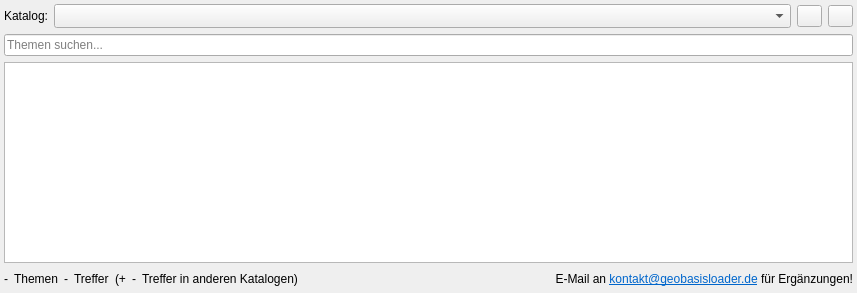
<?xml version="1.0" encoding="UTF-8"?>
<ui version="4.0">
 <class>catalog_tab</class>
 <widget class="QWidget" name="catalog_tab">
  <property name="geometry">
   <rect>
    <x>0</x>
    <y>0</y>
    <width>857</width>
    <height>293</height>
   </rect>
  </property>
  <property name="windowTitle">
   <string>Form</string>
  </property>
  <layout class="QVBoxLayout" name="verticalLayout">
   <property name="leftMargin">
    <number>4</number>
   </property>
   <property name="topMargin">
    <number>4</number>
   </property>
   <property name="rightMargin">
    <number>4</number>
   </property>
   <property name="bottomMargin">
    <number>4</number>
   </property>
   <item>
    <widget class="QWidget" name="widget" native="true">
     <property name="sizePolicy">
      <sizepolicy hsizetype="Expanding" vsizetype="Minimum">
       <horstretch>0</horstretch>
       <verstretch>0</verstretch>
      </sizepolicy>
     </property>
     <layout class="QHBoxLayout" name="horizontalLayout">
      <property name="sizeConstraint">
       <enum>QLayout::SetDefaultConstraint</enum>
      </property>
      <property name="leftMargin">
       <number>0</number>
      </property>
      <property name="topMargin">
       <number>0</number>
      </property>
      <property name="rightMargin">
       <number>0</number>
      </property>
      <property name="bottomMargin">
       <number>0</number>
      </property>
      <item>
       <widget class="QLabel" name="label">
        <property name="sizePolicy">
         <sizepolicy hsizetype="Minimum" vsizetype="Minimum">
          <horstretch>0</horstretch>
          <verstretch>0</verstretch>
         </sizepolicy>
        </property>
        <property name="text">
         <string>Katalog:</string>
        </property>
       </widget>
      </item>
      <item>
       <widget class="QComboBox" name="catalog_selection_combo_box">
        <property name="sizePolicy">
         <sizepolicy hsizetype="Expanding" vsizetype="Fixed">
          <horstretch>0</horstretch>
          <verstretch>0</verstretch>
         </sizepolicy>
        </property>
        <property name="toolTip">
         <string>Katalog wechseln</string>
        </property>
        <property name="sizeAdjustPolicy">
         <enum>QComboBox::AdjustToMinimumContentsLengthWithIcon</enum>
        </property>
       </widget>
      </item>
      <item>
       <widget class="QPushButton" name="catalog_refresh_button">
        <property name="sizePolicy">
         <sizepolicy hsizetype="Fixed" vsizetype="Fixed">
          <horstretch>0</horstretch>
          <verstretch>0</verstretch>
         </sizepolicy>
        </property>
        <property name="maximumSize">
         <size>
          <width>25</width>
          <height>16777215</height>
         </size>
        </property>
        <property name="toolTip">
         <string>Kataloge neu laden</string>
        </property>
        <property name="text">
         <string/>
        </property>
        <property name="iconSize">
         <size>
          <width>18</width>
          <height>18</height>
         </size>
        </property>
       </widget>
      </item>
      <item>
       <widget class="QPushButton" name="display_settings_button">
        <property name="sizePolicy">
         <sizepolicy hsizetype="Fixed" vsizetype="Fixed">
          <horstretch>0</horstretch>
          <verstretch>0</verstretch>
         </sizepolicy>
        </property>
        <property name="maximumSize">
         <size>
          <width>25</width>
          <height>16777215</height>
         </size>
        </property>
        <property name="toolTip">
         <string>Anzeigeoptionen</string>
        </property>
        <property name="text">
         <string/>
        </property>
        <property name="iconSize">
         <size>
          <width>18</width>
          <height>18</height>
         </size>
        </property>
       </widget>
      </item>
     </layout>
    </widget>
   </item>
   <item>
    <widget class="QgsFilterLineEdit" name="topic_search_line_edit">
     <property name="contextMenuPolicy">
      <enum>Qt::ActionsContextMenu</enum>
     </property>
     <property name="toolTip">
      <string>&lt;html&gt;&lt;head/&gt;&lt;body&gt;&lt;p&gt;Eingabe zum Filtern (mind. 2 Zeichen).&lt;/p&gt;&lt;p&gt;Begriffe mit Leerzeichen trennen (UND-Verknüpfung).&lt;/p&gt;&lt;p&gt;Durchsucht Namen und Stichworte&lt;/p&gt;&lt;/body&gt;&lt;/html&gt;</string>
     </property>
     <property name="placeholderText">
      <string>Themen suchen...</string>
     </property>
     <property name="showClearButton">
      <bool>true</bool>
     </property>
     <property name="showSearchIcon">
      <bool>true</bool>
     </property>
     <property name="showSpinner">
      <bool>false</bool>
     </property>
     <property name="qgisRelation" stdset="0">
      <string notr="true"/>
     </property>
    </widget>
   </item>
   <item>
    <widget class="QTreeWidget" name="catalog_tree_widget">
     <property name="contextMenuPolicy">
      <enum>Qt::CustomContextMenu</enum>
     </property>
     <property name="frameShape">
      <enum>QFrame::StyledPanel</enum>
     </property>
     <property name="editTriggers">
      <set>QAbstractItemView::NoEditTriggers</set>
     </property>
     <property name="alternatingRowColors">
      <bool>true</bool>
     </property>
     <property name="selectionMode">
      <enum>QAbstractItemView::SingleSelection</enum>
     </property>
     <property name="selectionBehavior">
      <enum>QAbstractItemView::SelectRows</enum>
     </property>
     <property name="animated">
      <bool>true</bool>
     </property>
     <property name="expandsOnDoubleClick">
      <bool>false</bool>
     </property>
     <attribute name="headerVisible">
      <bool>false</bool>
     </attribute>
     <column>
      <property name="text">
       <string notr="true">1</string>
      </property>
     </column>
    </widget>
   </item>
   <item>
    <widget class="QWidget" name="hint_line" native="true">
     <property name="sizePolicy">
      <sizepolicy hsizetype="Expanding" vsizetype="Preferred">
       <horstretch>0</horstretch>
       <verstretch>0</verstretch>
      </sizepolicy>
     </property>
     <layout class="QHBoxLayout" name="horizontalLayout_2" stretch="0,0,1">
      <property name="sizeConstraint">
       <enum>QLayout::SetNoConstraint</enum>
      </property>
      <property name="leftMargin">
       <number>0</number>
      </property>
      <property name="topMargin">
       <number>0</number>
      </property>
      <property name="rightMargin">
       <number>0</number>
      </property>
      <property name="bottomMargin">
       <number>0</number>
      </property>
      <item>
       <widget class="QWidget" name="widget_2" native="true">
        <property name="sizePolicy">
         <sizepolicy hsizetype="Fixed" vsizetype="Preferred">
          <horstretch>0</horstretch>
          <verstretch>0</verstretch>
         </sizepolicy>
        </property>
        <layout class="QHBoxLayout" name="horizontalLayout_3">
         <property name="leftMargin">
          <number>0</number>
         </property>
         <property name="topMargin">
          <number>0</number>
         </property>
         <property name="rightMargin">
          <number>0</number>
         </property>
         <property name="bottomMargin">
          <number>0</number>
         </property>
         <item>
          <widget class="QWidget" name="topic_count_widget" native="true">
           <property name="enabled">
            <bool>true</bool>
           </property>
           <layout class="QHBoxLayout" name="horizontalLayout_4">
            <property name="leftMargin">
             <number>0</number>
            </property>
            <property name="topMargin">
             <number>0</number>
            </property>
            <property name="rightMargin">
             <number>0</number>
            </property>
            <property name="bottomMargin">
             <number>0</number>
            </property>
            <item>
             <widget class="QLabel" name="topic_count_label">
              <property name="sizePolicy">
               <sizepolicy hsizetype="Fixed" vsizetype="Preferred">
                <horstretch>0</horstretch>
                <verstretch>0</verstretch>
               </sizepolicy>
              </property>
              <property name="text">
               <string>-</string>
              </property>
             </widget>
            </item>
            <item>
             <widget class="QLabel" name="label_3">
              <property name="text">
               <string>Themen</string>
              </property>
             </widget>
            </item>
           </layout>
          </widget>
         </item>
         <item>
          <widget class="QWidget" name="search_count_widget" native="true">
           <layout class="QHBoxLayout" name="horizontalLayout_5">
            <property name="leftMargin">
             <number>0</number>
            </property>
            <property name="topMargin">
             <number>0</number>
            </property>
            <property name="rightMargin">
             <number>0</number>
            </property>
            <property name="bottomMargin">
             <number>0</number>
            </property>
            <item>
             <widget class="QLabel" name="current_catalog_search_count_label">
              <property name="text">
               <string>-</string>
              </property>
             </widget>
            </item>
            <item>
             <widget class="QLabel" name="label_4">
              <property name="text">
               <string>Treffer</string>
              </property>
             </widget>
            </item>
            <item>
             <widget class="QWidget" name="other_catalog_search_count_widget" native="true">
              <layout class="QHBoxLayout" name="horizontalLayout_6">
               <property name="leftMargin">
                <number>0</number>
               </property>
               <property name="topMargin">
                <number>0</number>
               </property>
               <property name="rightMargin">
                <number>0</number>
               </property>
               <property name="bottomMargin">
                <number>0</number>
               </property>
               <item>
                <widget class="QLabel" name="label_5">
                 <property name="text">
                  <string>(+</string>
                 </property>
                </widget>
               </item>
               <item>
                <widget class="QLabel" name="other_catalog_search_count_label">
                 <property name="text">
                  <string>-</string>
                 </property>
                </widget>
               </item>
               <item>
                <widget class="QLabel" name="label_6">
                 <property name="text">
                  <string>Treffer in anderen Katalogen)</string>
                 </property>
                </widget>
               </item>
              </layout>
             </widget>
            </item>
           </layout>
          </widget>
         </item>
        </layout>
       </widget>
      </item>
      <item>
       <spacer name="horizontalSpacer">
        <property name="orientation">
         <enum>Qt::Horizontal</enum>
        </property>
        <property name="sizeHint" stdset="0">
         <size>
          <width>5</width>
          <height>20</height>
         </size>
        </property>
       </spacer>
      </item>
      <item>
       <widget class="QLabel" name="contact_label">
        <property name="sizePolicy">
         <sizepolicy hsizetype="Preferred" vsizetype="Preferred">
          <horstretch>0</horstretch>
          <verstretch>0</verstretch>
         </sizepolicy>
        </property>
        <property name="minimumSize">
         <size>
          <width>10</width>
          <height>0</height>
         </size>
        </property>
        <property name="text">
         <string>&lt;html&gt;&lt;head/&gt;&lt;body&gt;&lt;p&gt;E-Mail an &lt;a href=&quot;mailto:kontakt@geobasisloader.de&quot;&gt;&lt;span style=&quot; text-decoration: underline; color:#0066cc;&quot;&gt;kontakt@geobasisloader.de&lt;/span&gt;&lt;/a&gt; für Ergänzungen!&lt;/p&gt;&lt;/body&gt;&lt;/html&gt;</string>
        </property>
        <property name="textFormat">
         <enum>Qt::RichText</enum>
        </property>
        <property name="alignment">
         <set>Qt::AlignRight|Qt::AlignTrailing|Qt::AlignVCenter</set>
        </property>
        <property name="wordWrap">
         <bool>true</bool>
        </property>
        <property name="openExternalLinks">
         <bool>true</bool>
        </property>
        <property name="textInteractionFlags">
         <set>Qt::TextBrowserInteraction</set>
        </property>
       </widget>
      </item>
     </layout>
    </widget>
   </item>
  </layout>
 </widget>
 <customwidgets>
  <customwidget>
   <class>QgsFilterLineEdit</class>
   <extends>QLineEdit</extends>
   <header>qgsfilterlineedit.h</header>
  </customwidget>
 </customwidgets>
 <resources/>
 <connections/>
</ui>
